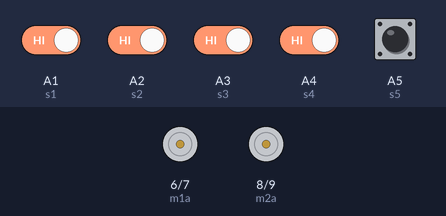
Bench run of a sketch on a simulated Arduino Uno, built with avr-gcc and run on an emulated ATmega328P. Parts: motor-driver pin pairs drawn as motors (green arrow = first pin HIGH = forward, orange = second pin HIGH = backward, longer = more drive). The inputs (shaded band) are chosen by the test bench; at power-on: A1 (s1), A2 (s2), A3 (s3), A4 (s4), A5 (s5) HIGH.

Above: at 1.2 s.
1.3 s: A1 (s1) driven LOW
At 2.1 s:
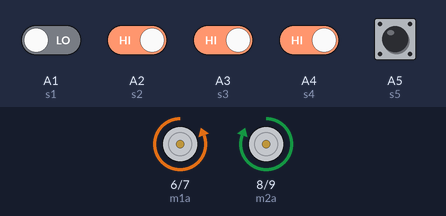
2.8 s: A2 (s2) driven LOW
At 3.3 s:
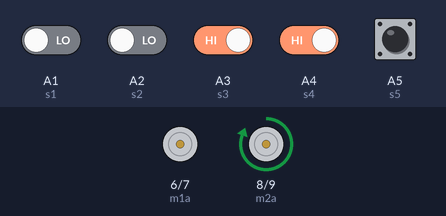
4.3 s: A2 (s2) driven HIGH
At 5.5 s:
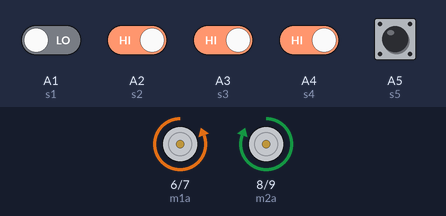
5.8 s: A3 (s3) driven LOW
At 6.8 s:
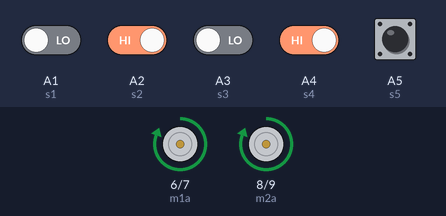
7.3 s: A3 (s3) driven HIGH
At 7.9 s:
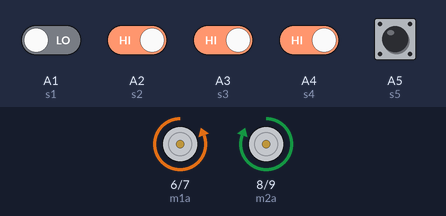
8.8 s: A1 (s1) driven HIGH and A4 (s4) driven LOW
At 9.1 s:
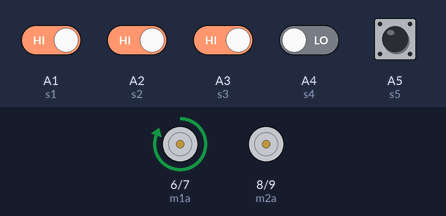
Timing chart, 0 to 11.3 s (numbered marks = the images above; inputs shaded):
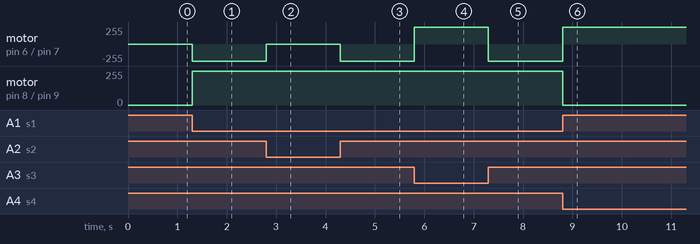

Measured:
- after the input at 1.3 s, motor on pin 6 (m1a) / pin 7 (m1b): stopped → backward 255/255 at once; motor on pin 8 (m2a) / pin 9 (m2b): stopped → forward 255/255 at once
- after the input at 2.8 s, motor on pin 6 (m1a) / pin 7 (m1b): backward 255/255 → stopped at once
- after the input at 4.3 s, motor on pin 6 (m1a) / pin 7 (m1b): stopped → backward 255/255 at once
- after the input at 5.8 s, motor on pin 6 (m1a) / pin 7 (m1b): backward 255/255 → forward 255/255 at once
- after the input at 7.3 s, motor on pin 6 (m1a) / pin 7 (m1b): forward 255/255 → backward 255/255 at once
- after the input at 8.8 s, motor on pin 6 (m1a) / pin 7 (m1b): backward 255/255 → forward 255/255 at once; motor on pin 8 (m2a) / pin 9 (m2b): forward 255/255 → stopped at once

The sketch:

lf.ino
```cpp
int m1a = 6;
int m1b = 7;
int m2a = 8;
int m2b = 9;


int s1 = A1;
int s2 = A2;
int s3 = A3;
int s4 = A4;
int s5 = A5;

void setup() {
  pinMode(m1a, OUTPUT);
  pinMode(m1b, OUTPUT);
  pinMode(m2a, OUTPUT);
  pinMode(m2b, OUTPUT);

  pinMode(s1, INPUT);
  pinMode(s2, INPUT);
  pinMode(s3, INPUT);
  pinMode(s4, INPUT);
  pinMode(s5, INPUT);
}

void loop() {
  int v1 = digitalRead(s1);
  int v2 = digitalRead(s2);
  int v3 = digitalRead(s3);
  int v4 = digitalRead(s4);
  int v5 = digitalRead(s5);


  if (v3 == LOW && v2 == HIGH && v4 == HIGH) {
    inainte();
  }


  else if (v2 == LOW) {
    stangaUsor();
  }


  else if (v1 == LOW) {
    stangaPuternic();
  }


  else if (v4 == LOW) {
    dreaptaUsor();
  }


  else if (v5 == LOW) {
    dreaptaPuternic();
  }

  else {
    stopMotoare();
  }
}


void inainte() {
  digitalWrite(m1a, HIGH);
  digitalWrite(m1b, LOW);
  digitalWrite(m2a, HIGH);
  digitalWrite(m2b, LOW);
}

void stangaUsor() {
  digitalWrite(m1a, LOW);
  digitalWrite(m1b, LOW);
  digitalWrite(m2a, HIGH);
  digitalWrite(m2b, LOW);
}

void stangaPuternic() {
  digitalWrite(m1a, LOW);
  digitalWrite(m1b, HIGH);
  digitalWrite(m2a, HIGH);
  digitalWrite(m2b, LOW);
}

void dreaptaUsor() {
  digitalWrite(m1a, HIGH);
  digitalWrite(m1b, LOW);
  digitalWrite(m2a, LOW);
  digitalWrite(m2b, LOW);
}

void dreaptaPuternic() {
  digitalWrite(m1a, HIGH);
  digitalWrite(m1b, LOW);
  digitalWrite(m2a, LOW);
  digitalWrite(m2b, HIGH);
}

void stopMotoare() {
  digitalWrite(m1a, LOW);
  digitalWrite(m1b, LOW);
  digitalWrite(m2a, LOW);
  digitalWrite(m2b, LOW);
}
```
